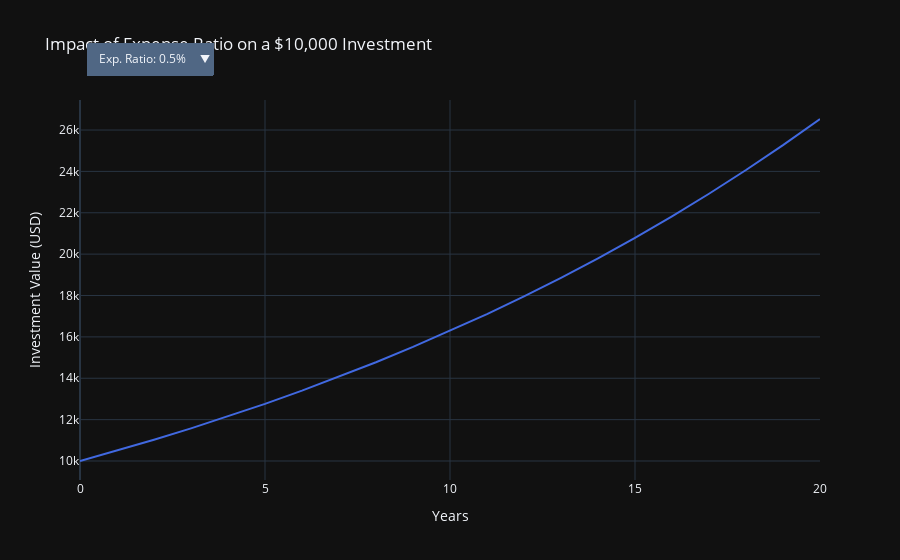

Notebook code cell kept with this figure:
### Code cell
# Expense ratios to include in the dropdown
expense_ratios = [0.005, 0.01, 0.015, 0.02, 0.025]  # Different expense ratios (0.5% to 2.5%)

# Create a figure
fig = go.Figure()

# Add the baseline line (fixed expense ratio)
fig.add_trace(go.Scatter(
    x=baseline_df['Year'],
    y=baseline_df['Investment Value'],
    mode='lines',
    name=f'Baseline (1%)',
    line=dict(color='royalblue')
))

# Add traces for each expense ratio for comparison (only one will be visible at a time)
for ratio in expense_ratios:
    df = simulate_investment(initial_investment, years, annual_return, ratio, management_fee)
    fig.add_trace(go.Scatter(
        x=df['Year'],
        y=df['Investment Value'],
        mode='lines',
        name=f'Expense Ratio: {ratio*100:.1f}%',
        visible=False  # Initially, only the baseline is visible
    ))

# Create drop-down menu
dropdown_buttons = [
    dict(
        args=[{'visible': [True] + [i == idx for i in range(len(expense_ratios))]}],  # Toggle visibility
        label=f'Exp. Ratio: {expense_ratios[idx]*100}%',
        method='update'
    ) for idx in range(len(expense_ratios))
]

# Update layout with drop-down
fig.update_layout(
    updatemenus=[{
        'active': 0,  # Baseline is initially active
        'buttons': dropdown_buttons,
        'xanchor':'left',
        'x': 0.01, 'y': 1.15  # Position of the drop-down menu
        
    }],
    legend=dict(
        orientation="h",  # Make legend horizontal
        yanchor="bottom",  # Anchor the legend to the top
        y=1.02,  # Position it above the plot
        xanchor="right",  # Align legend to the right
        x=1,  # Place the legend to the right of the title
    ),
    title="Impact of Expense Ratio on a $10,000 Investment",
    xaxis_title="Years",
    yaxis_title="Investment Value (USD)",
    template="plotly_dark"
)

# Show plot
fig.show()

### Figure 1 — Plotly figure (JSON) as saved in the notebook; plotly's stock layout.template omitted (floating-point values rounded to 4 significant figures)
{"data": [{"line": {"color": "royalblue"}, "mode": "lines", "name": "Baseline (1%)", "type": "scatter", "x": [0, 1, 2, 3, 4, 5, 6, 7, 8, 9, 10, 11, 12, 13, 14, 15, 16, 17, 18, 19, 20], "y": [10000, 10500, 11025, 11580.0, 12160.0, 12760.0, 13400.0, 14070.0, 14770.0, 15510.0, 16290.0, 17100.0, 17960.0, 18860.0, 19800.0, 20790.0, 21830.0, 22920.0, 24070.0, 25270.0, 26530.0]}, {"mode": "lines", "name": "Expense Ratio: 0.5%", "type": "scatter", "visible": false, "x": [0, 1, 2, 3, 4, 5, 6, 7, 8, 9, 10, 11, 12, 13, 14, 15, 16, 17, 18, 19, 20], "y": [10000, 10550, 11130.0, 11740.0, 12390.0, 13070.0, 13790.0, 14550.0, 15350.0, 16190.0, 17080.0, 18020.0, 19010.0, 20060.0, 21160.0, 22320.0, 23550.0, 24850.0, 26210.0, 27660.0, 29180.0]}, {"mode": "lines", "name": "Expense Ratio: 1.0%", "type": "scatter", "visible": false, "x": [0, 1, 2, 3, 4, 5, 6, 7, 8, 9, 10, 11, 12, 13, 14, 15, 16, 17, 18, 19, 20], "y": [10000, 10500, 11025, 11580.0, 12160.0, 12760.0, 13400.0, 14070.0, 14770.0, 15510.0, 16290.0, 17100.0, 17960.0, 18860.0, 19800.0, 20790.0, 21830.0, 22920.0, 24070.0, 25270.0, 26530.0]}, {"mode": "lines", "name": "Expense Ratio: 1.5%", "type": "scatter", "visible": false, "x": [0, 1, 2, 3, 4, 5, 6, 7, 8, 9, 10, 11, 12, 13, 14, 15, 16, 17, 18, 19, 20], "y": [10000, 10450, 10920.0, 11410.0, 11930.0, 12460.0, 13020.0, 13610.0, 14220.0, 14860.0, 15530.0, 16230.0, 16960.0, 17720.0, 18520.0, 19350.0, 20220.0, 21130.0, 22080.0, 23080.0, 24120.0]}, {"mode": "lines", "name": "Expense Ratio: 2.0%", "type": "scatter", "visible": false, "x": [0, 1, 2, 3, 4, 5, 6, 7, 8, 9, 10, 11, 12, 13, 14, 15, 16, 17, 18, 19, 20], "y": [10000, 10400, 10820.0, 11250.0, 11700.0, 12170.0, 12650.0, 13160.0, 13690.0, 14230.0, 14800.0, 15390.0, 16010.0, 16650.0, 17320.0, 18010.0, 18730.0, 19480.0, 20260.0, 21070.0, 21910.0]}, {"mode": "lines", "name": "Expense Ratio: 2.5%", "type": "scatter", "visible": false, "x": [0, 1, 2, 3, 4, 5, 6, 7, 8, 9, 10, 11, 12, 13, 14, 15, 16, 17, 18, 19, 20], "y": [10000, 10350, 10710.0, 11090.0, 11480.0, 11880.0, 12290.0, 12720.0, 13170.0, 13630.0, 14110.0, 14600.0, 15110.0, 15640.0, 16190.0, 16750.0, 17340.0, 17950.0, 18570.0, 19230.0, 19900.0]}], "layout": {"legend": {"orientation": "h", "x": 1, "xanchor": "right", "y": 1.02, "yanchor": "bottom"}, "title": {"text": "Impact of Expense Ratio on a $10,000 Investment"}, "updatemenus": [{"active": 0, "buttons": [{"args": [{"visible": [true, true, false, false, false, false]}], "label": "Exp. Ratio: 0.5%", "method": "update"}, {"args": [{"visible": [true, false, true, false, false, false]}], "label": "Exp. Ratio: 1.0%", "method": "update"}, {"args": [{"visible": [true, false, false, true, false, false]}], "label": "Exp. Ratio: 1.5%", "method": "update"}, {"args": [{"visible": [true, false, false, false, true, false]}], "label": "Exp. Ratio: 2.0%", "method": "update"}, {"args": [{"visible": [true, false, false, false, false, true]}], "label": "Exp. Ratio: 2.5%", "method": "update"}], "x": 0.01, "xanchor": "left", "y": 1.15}], "xaxis": {"title": {"text": "Years"}}, "yaxis": {"title": {"text": "Investment Value (USD)"}}}}
